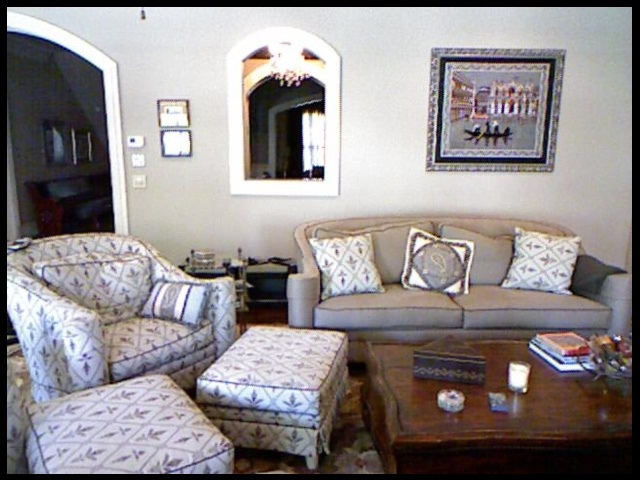
#> input picture playground/old_pipeline/preprocess/multiply_pipeline/unidepth/assets/demo/rgb.png, 640 x 480 px
$ python generate_masks.py old_pipeline/preprocess/multiply_pipeline/unidepth/assets/demo out
#> lines starting #> are read from the running program, lines starting #| are printed output that depends on the picture; after the words box and inside, x2 and y2 are one past the last pixel; in counts of white or black regions, pixels touching at a corner belong together
#!/usr/bin/env python3
"""Generate boolean masks for non-white pixels in PNG frame sequences."""
from __future__ import annotations

import argparse
from pathlib import Path
from typing import Iterable, Optional

import numpy as np
from PIL import Image


def iter_png_files(directory: Path) -> Iterable[Path]:
    for path in sorted(directory.iterdir()):
        if path.suffix.lower() == ".png":
            yield path


def build_mask(image_path: Path, tolerance: int) -> Image.Image:
#> called with tolerance = 20
    with Image.open(image_path) as img:
#> img is the input picture: PIL image 640x480 RGB; mean R, G, B 144.1, 138.5, 138.8
        rgb = img.convert("RGB")
        data = np.asarray(rgb, dtype=np.uint8)
    diff_from_white = 255 - data
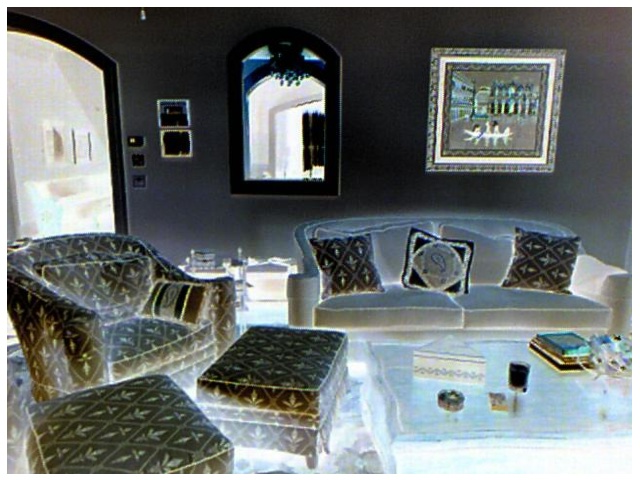
#> diff_from_white: shape (480, 640, 3); mean R, G, B 110.9, 116.5, 116.2
    non_white = np.any(diff_from_white > tolerance, axis=-1)
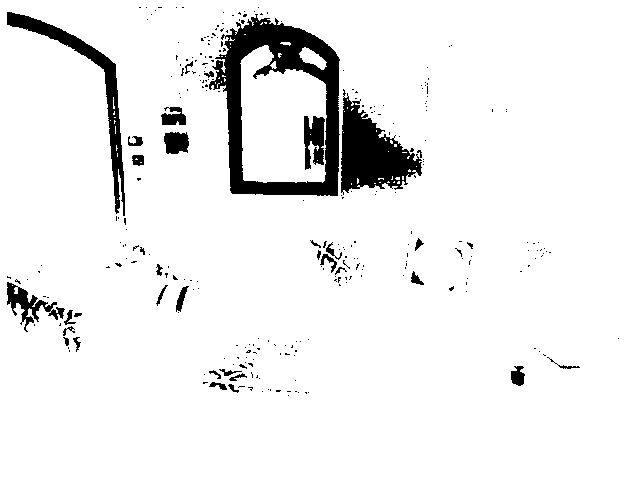
#> non_white: shape (480, 640) bool; 93.3% white; 283 black regions (247 under 20 px), largest, box (x1, y1, x2, y2) and area: (209, 14, 340, 196) 8520, (341, 89, 422, 195) 4313, (7, 12, 125, 216) 2853
    mask = (non_white.astype(np.uint8) * 255)
    return Image.fromarray(mask)


def apply_mask(image_path: Path, mask: Image.Image) -> Image.Image:
    with Image.open(image_path) as img:
        rgb = img.convert("RGB")
        rgb_data = np.asarray(rgb, dtype=np.uint8)
    mask_data = np.asarray(mask, dtype=np.uint8)
    if mask_data.shape != rgb_data.shape[:2]:
        raise ValueError(f"Mask and image sizes differ for {image_path}")
    keep = mask_data > 0
    result = np.zeros_like(rgb_data)
    result[keep] = rgb_data[keep]
    return Image.fromarray(result)


def save_masks(
    src: Path,
    dst: Path,
    tolerance: int,
    visualize_src: Optional[Path] = None,
    visualize_dst: Optional[Path] = None,
) -> int:
    dst.mkdir(parents=True, exist_ok=True)
    if (visualize_src is None) != (visualize_dst is None):
        raise ValueError("Both visualize_src and visualize_dst must be provided together")
    if visualize_dst is not None:
        visualize_dst.mkdir(parents=True, exist_ok=True)
    count = 0
    for png_file in iter_png_files(src):
        mask = build_mask(png_file, tolerance)
        mask.save(dst / png_file.name)
        if visualize_src and visualize_dst:
            source_image = visualize_src / png_file.name
            if not source_image.exists():
                raise FileNotFoundError(f"Missing source frame: {source_image}")
            visual = apply_mask(source_image, mask)
            visual.save(visualize_dst / png_file.name)
        count += 1
    return count


def bounded_int(value: str) -> int:
    parsed = int(value)
    if not 0 <= parsed <= 255:
        raise argparse.ArgumentTypeError("value must be between 0 and 255")
    return parsed


def parse_args() -> argparse.Namespace:
    parser = argparse.ArgumentParser(description=__doc__)
    parser.add_argument("src", type=Path, help="Directory containing source PNG frames")
    parser.add_argument("dst", type=Path, help="Output directory for boolean masks")
    parser.add_argument(
        "--tolerance",
        type=bounded_int,
        default=20,
        help="How far from pure white (0-255) a pixel must be to count as foreground (default: 20)",
    )
    parser.add_argument(
        "--visualize-src",
        type=Path,
        help="Directory with original frames to apply masks (optional)",
    )
    parser.add_argument(
        "--visualize-dst",
        type=Path,
        help="Directory where visualizations should be saved (optional)",
    )
    return parser.parse_args()


def main() -> None:
    args = parse_args()
    count = save_masks(
        args.src,
        args.dst,
        args.tolerance,
        visualize_src=args.visualize_src,
        visualize_dst=args.visualize_dst,
    )
    print(f"Saved {count} masks to {args.dst}")


if __name__ == "__main__":
    main()
